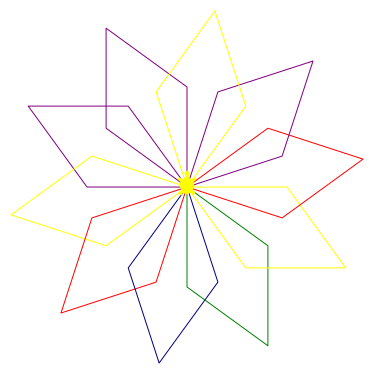

This chart was generated by the following Python code:
#!/usr/bin/python3

# trigonometry, list, dictionary, function, input, iteration
# http://www.k6-geometric-shapes.com/polygons.html
# http://www.printable-math-worksheets.com/celtic-design.html
# http://mekanizmalar.com/cardan_gear.html

import turtle,math,random,canvasvg
def drawRhombus(t,step,acute_angle):
  sides=4
  #start_angle= orientation_angle + acute_angle/2
  obstuse_angle= 180 -acute_angle
  #t.seth(start_angle)
  for x in [1,2]:
    t.forward(step) 
    t.left(acute_angle)
    t.forward(step) 
    t.left(obstuse_angle)

# Set Initial Parameters
canvas=500
#sides = input('# of rhombus?')
#side = input('length?')
sides = 10
center_angle=360/sides 
acute_angle=center_angle*3/2
colors = ['navy','red','purple','blue','green','magenta','yellow']
side=canvas/5

# Start Turtle
turtle.clearscreen()
turtle.setup(canvas,canvas,0,0)
turtle.bgcolor("black")
turtle.tracer(0,0) 
#turtle.speed(10) 
t=turtle.Pen()
for x in range(sides): 
 t.color(random.choice(colors)) 
 drawRhombus(t,side,acute_angle)
 t.left(center_angle)

turtle.update()
canvasvg.saveall("snowflake.svg",turtle.Screen()._canvas)
turtle.exitonclick()
